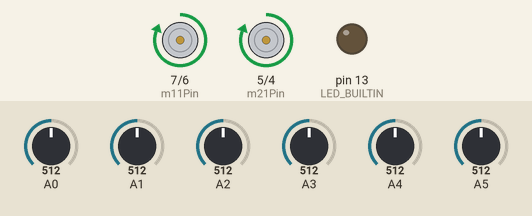
This sketch was run on a simulated Arduino Uno, built with avr-gcc and run on an emulated ATmega328P. Parts: motor-driver pin pairs drawn as motors (green arrow = first pin HIGH = forward, orange = second pin HIGH = backward, longer = more drive, scaled by the enable pin), output pins drawn as LEDs (lit = HIGH). The test bench sets the inputs (shaded band); at power-on: A5 = 512, A0 = 512, A1 = 512, A2 = 512, A3 = 512, A4 = 512.

Above: at 4.4 s.
4.5 s: A5 set to 390
At 5.0 s:
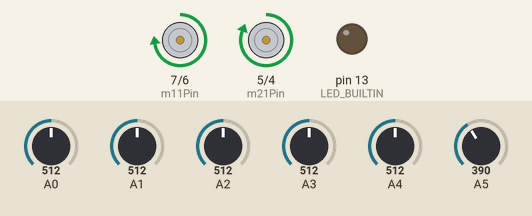
6.0 s: A0 set to 245
At 7.2 s:
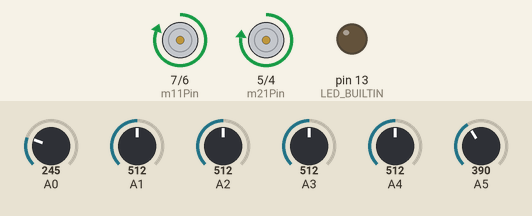
7.5 s: A1 set to 210
At 8.4 s:
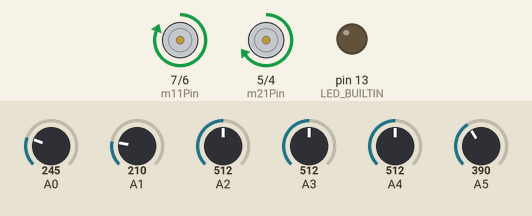
9.0 s: A0 set to 197
10.5 s: A0 set to 169
At 10.9 s:
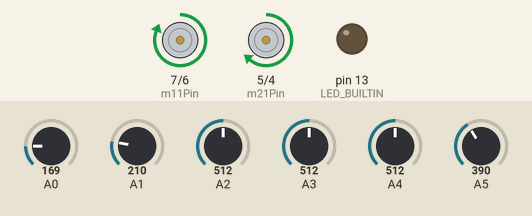
12.0 s: A2 set to 30
At 13.1 s:
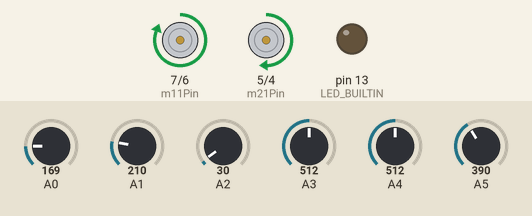
Timing chart, 0 to 14.5 s (numbered marks = the images above; inputs shaded):
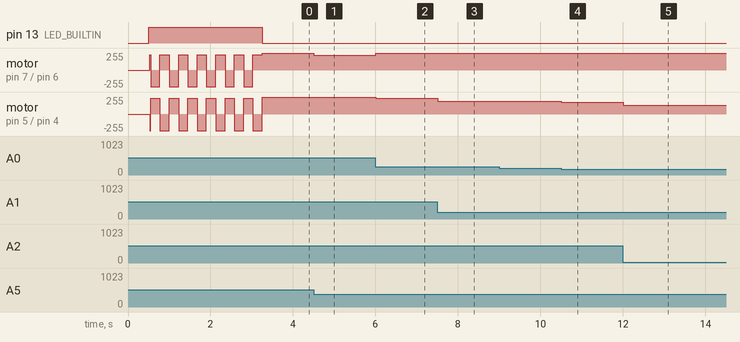

The sketch:

lineFollower.ino
```cpp
#include <QTRSensors.h>

// Motor pins
const int m11Pin = 7;
const int m12Pin = 6;
const int m21Pin = 5;
const int m22Pin = 4;
const int m1Enable = 11;
const int m2Enable = 10;

// Motor speed
int m1Speed = 0;
int m2Speed = 0;

// PID variables
float kp = 15;
float ki = 0;
float kd = 30;

int p = 0;
int i = 0;
int d = 0;

float error = 0;
float lastError = 0;

const int maxSpeed = 255;
const int minSpeed = -255;

const int baseSpeed = 255;

QTRSensors qtr;

const int sensorCount = 6;
int sensorValues[sensorCount];
int sensors[sensorCount] = {0, 0, 0, 0, 0, 0};

int contorCalibration = 0;
unsigned long calibrationTime = 0;
// if selfCalibrateMood is true the robot use
// selfCalibrate() for calibration,
// otherwise the calibration is made by human interaction
bool selfCalibrateMood = true;
// selfCalibrate is a function that calibrates the Robot by moving left right through the black line
void selfCalibrate();
void manualCalibrate();

void pidControl(float kp, float ki, float kd);
void setMotorSpeed(int motor1Speed, int motor2Speed);

void setup() {
  // pinMode setup
  pinMode(m11Pin, OUTPUT);
  pinMode(m12Pin, OUTPUT);
  pinMode(m21Pin, OUTPUT);
  pinMode(m22Pin, OUTPUT);
  pinMode(m1Enable, OUTPUT);
  pinMode(m2Enable, OUTPUT);

  qtr.setTypeAnalog();
  qtr.setSensorPins((const uint8_t[]){A0, A1, A2, A3, A4, A5}, sensorCount);

  delay(500);
  pinMode(LED_BUILTIN, OUTPUT);
  digitalWrite(LED_BUILTIN, HIGH); // turn on Arduino's LED to indicate we are in calibration mode
  // calibrate the sensor.
  if(selfCalibrateMood){
    selfCalibrate();
  }
  else{
    manualCalibrate();
  }
  digitalWrite(LED_BUILTIN, LOW);

  Serial.begin(9600);
}

void loop() {
  pidControl(kp, ki, kd);
}

// calculate PID value based on error, kp, kd, ki, p, i and d.
void pidControl(float kp, float ki, float kd) {
  int error = map(qtr.readLineBlack(sensorValues), 0, 5000, -30, 30);

  p = error;
  i = i + error;
  d = error - lastError;
  lastError = error;

  int motorSpeed = kp * p + ki * i + kd * d; // = error in this case

  m1Speed = baseSpeed;
  m2Speed = baseSpeed;

  // a bit counter intuitive because of the signs
  // basically in the first if, you substract the error from m1Speed (you add the negative)
  // in the 2nd if you add the error to m2Speed (you substract the negative)
  // it's just the way the values of the sensors and/or motors lined up
  if (error < 0) {
    m1Speed += motorSpeed;
  }
  else if (error > 0) {
    m2Speed -= motorSpeed;
  }
  // make sure it doesn't go past limits. You can use -255 instead of 0 if calibrated programmed properly.
  // making sure we don't go out of bounds
  // maybe the lower bound should be negative, instead of 0? This of what happens when making a steep turn
  m1Speed = constrain(m1Speed, m1Speed, maxSpeed);
  m2Speed = constrain(m2Speed, m2Speed, maxSpeed);


  setMotorSpeed(m1Speed, m2Speed);


//  DEBUGGING
//  Serial.print("Error: ");
//  Serial.println(error);
//  Serial.print("M1 speed: ");
//  Serial.println(m1Speed);
//
//  Serial.print("M2 speed: ");
//  Serial.println(m2Speed);
//
//  delay(250);
}


// each arguments takes values between -255 and 255. The negative values represent the motor speed in reverse.
void setMotorSpeed(int motor1Speed, int motor2Speed) {
  // remove comment if any of the motors are going in reverse
  //  motor1Speed = -motor1Speed;
  //  motor2Speed = -motor2Speed;
  if (motor1Speed == 0) {
    digitalWrite(m11Pin, LOW);
    digitalWrite(m12Pin, LOW);
    analogWrite(m1Enable, motor1Speed);
  }
  else {
    if (motor1Speed > 0) {
      digitalWrite(m11Pin, HIGH);
      digitalWrite(m12Pin, LOW);
      analogWrite(m1Enable, motor1Speed);
    }
    if (motor1Speed < 0) {
      digitalWrite(m11Pin, LOW);
      digitalWrite(m12Pin, HIGH);
      analogWrite(m1Enable, -motor1Speed);
    }
  }
  if (motor2Speed == 0) {
    digitalWrite(m21Pin, LOW);
    digitalWrite(m22Pin, LOW);
    analogWrite(m2Enable, motor2Speed);
  }
  else {
    if (motor2Speed > 0) {
      digitalWrite(m21Pin, HIGH);
      digitalWrite(m22Pin, LOW);
      analogWrite(m2Enable, motor2Speed);
    }
    if (motor2Speed < 0) {
      digitalWrite(m21Pin, LOW);
      digitalWrite(m22Pin, HIGH);
      analogWrite(m2Enable, -motor2Speed);
    }
  }
}

void manualCalibrate()
{
  for (uint16_t i = 0; i < 400; i++){
    qtr.calibrate();
  }
}

void selfCalibrate()
{
   while (true) {
    qtr.calibrate();
    if(contorCalibration > 12){
      return;
    }

    if(contorCalibration % 2 == 0)
    { // right left
      // setMotorSpeed(220, -240);
      setMotorSpeed(230, -250);
    }
    else{
      // setMotorSpeed(-255, 220);
      setMotorSpeed(-250, 240);
    }
    if(millis() - calibrationTime > 220)
    {
      contorCalibration ++;
      calibrationTime = millis();
    }
  }
}
```

Measured:
- after the input at 4.5 s, motor on pin 7 (m11Pin) / pin 6 (m12Pin): forward 255/255 → forward 225/255 at once
- after the input at 6.0 s, motor on pin 7 (m11Pin) / pin 6 (m12Pin): forward 225/255 → forward 255/255 at once; motor on pin 5 (m21Pin) / pin 4 (m22Pin): forward 255/255 → forward 240/255 at once
- after the input at 7.5 s, motor on pin 5 (m21Pin) / pin 4 (m22Pin): forward 240/255 → forward 195/255 at once
- after the input at 9.0 s, every drawn part: stays the same
- after the input at 10.5 s, motor on pin 5 (m21Pin) / pin 4 (m22Pin): forward 195/255 → forward 180/255 at once
- after the input at 12.0 s, motor on pin 5 (m21Pin) / pin 4 (m22Pin): forward 180/255 → forward 135/255 at once
- by itself, motor on pin 7 (m11Pin) / pin 6 (m12Pin): repeats every 0.45 s: backward 250/255 0.23 s, forward 230/255 0.23 s, until it stays forward 255/255 from 3.3 s
- by itself, motor on pin 5 (m21Pin) / pin 4 (m22Pin): repeats every 0.45 s: forward 240/255 0.23 s, backward 250/255 0.23 s, until it stays forward 255/255 from 3.3 s
